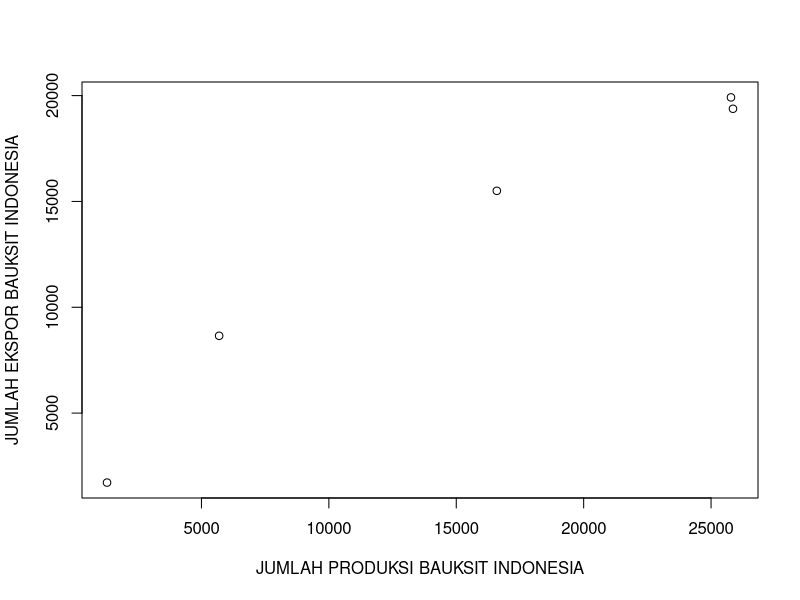
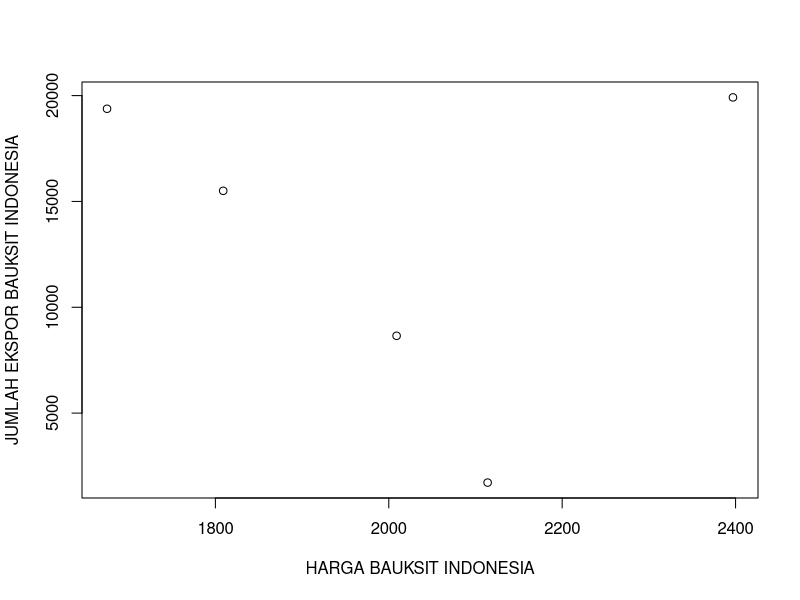
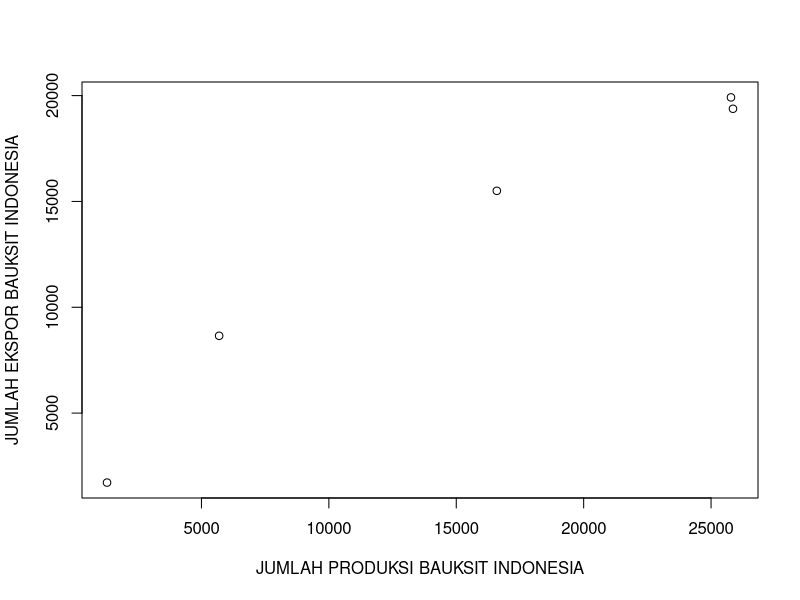
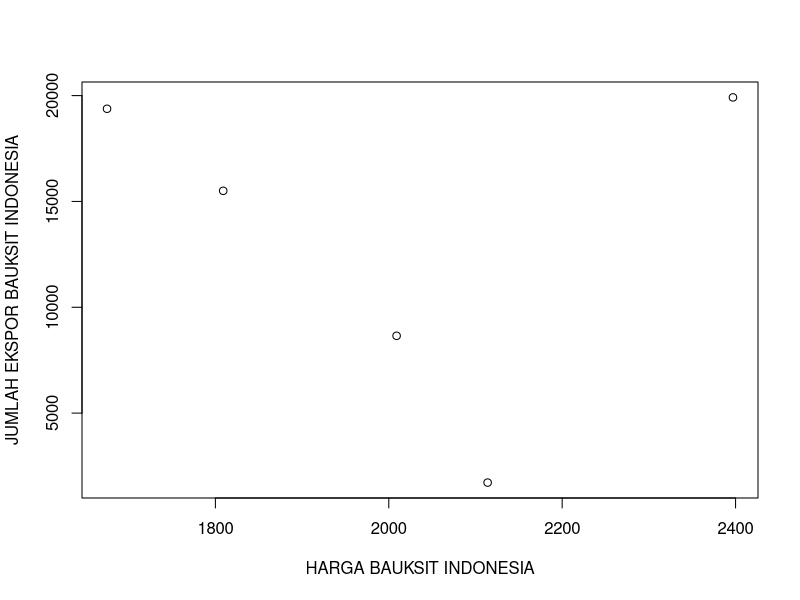
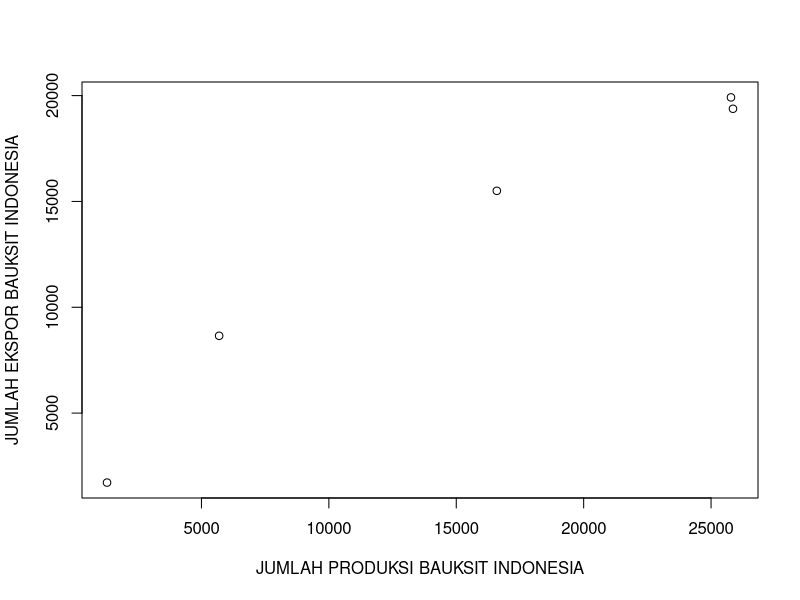
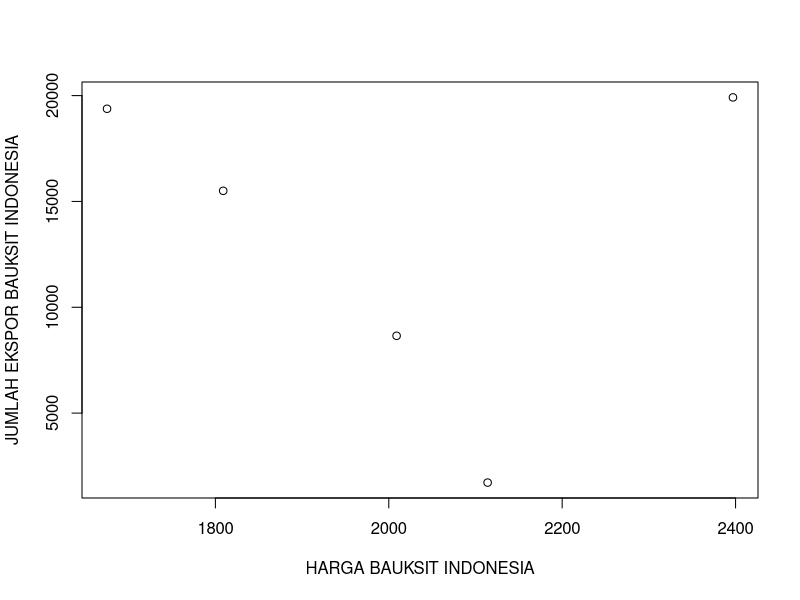
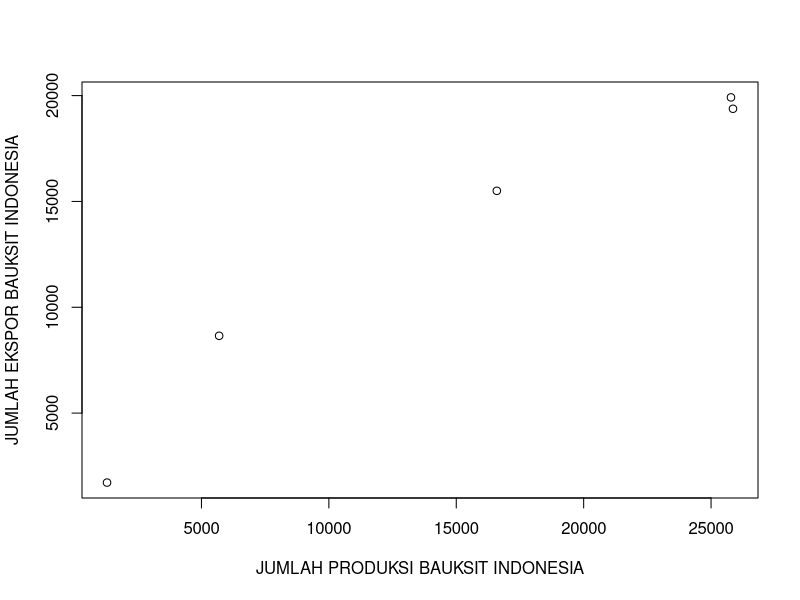
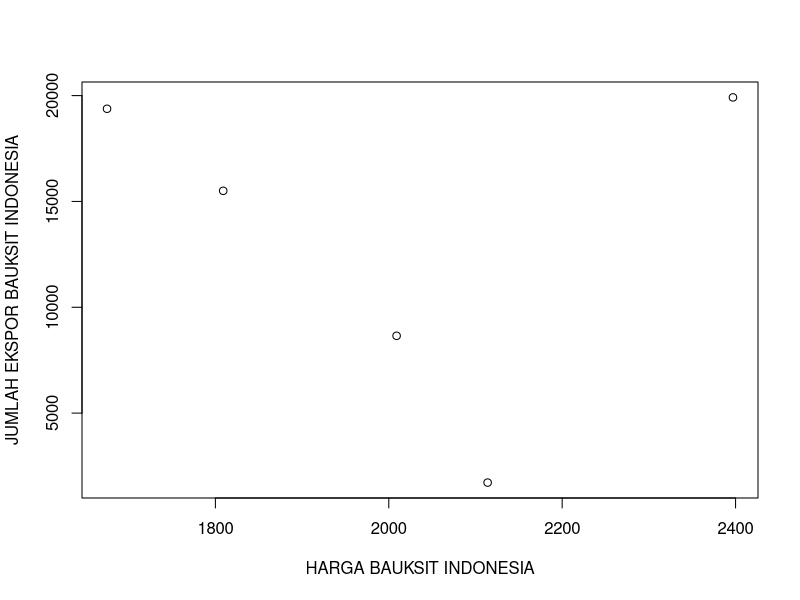

R code for these plots, in order:
## ---- chunk 1
setwd("D:/DATA EKSPOR BAUKSIT INDONESIA")
library('readxl')
library('tidyverse')
dat<-read_excel('Produksi Bauksit Indonesia.xlsx')
plot(dat$X1,dat$Y,xlab="JUMLAH PRODUKSI BAUKSIT INDONESIA",ylab="JUMLAH EKSPOR BAUKSIT INDONESIA")
plot(dat$X2,dat$Y,xlab="HARGA BAUKSIT INDONESIA",ylab="JUMLAH EKSPOR BAUKSIT INDONESIA")
reg1<-lm(Y~X1+X2,data=dat)
summary(reg1)
## ---- chunk 2
    setwd("D:/DATA EKSPOR BAUKSIT INDONESIA")
    library('readxl')
    library('tidyverse')
    dat<-read_excel('Produksi Bauksit Indonesia.xlsx')
    plot(dat$X1,dat$Y,xlab="JUMLAH PRODUKSI BAUKSIT INDONESIA",ylab="JUMLAH EKSPOR BAUKSIT INDONESIA")
## ---- chunk 3
    setwd("D:/DATA EKSPOR BAUKSIT INDONESIA")
    library('readxl')
    library('tidyverse')
    dat<-read_excel('Produksi Bauksit Indonesia.xlsx')
    plot(dat$X2,dat$Y,xlab="HARGA BAUKSIT INDONESIA",ylab="JUMLAH EKSPOR BAUKSIT INDONESIA")
## ---- chunk 4
    setwd("D:/DATA EKSPOR BAUKSIT INDONESIA")
    library('readxl')
    library('tidyverse')
    dat<-read_excel('Produksi Bauksit Indonesia.xlsx')
    plot(dat$X1,dat$Y,xlab="JUMLAH PRODUKSI BAUKSIT INDONESIA",ylab="JUMLAH EKSPOR BAUKSIT INDONESIA")
    plot(dat$X2,dat$Y,xlab="HARGA BAUKSIT INDONESIA",ylab="JUMLAH EKSPOR BAUKSIT INDONESIA")
    reg1<-lm(Y~X1+X2,data=dat)
    summary(reg1)
## ---- chunk 5
        setwd("D:/DATA EKSPOR BAUKSIT INDONESIA")
        library('readxl')
        library('tidyverse')
        dat<-read_excel('Produksi Bauksit Indonesia.xlsx')
        plot(dat$X1,dat$Y,xlab="JUMLAH PRODUKSI BAUKSIT INDONESIA",ylab="JUMLAH EKSPOR BAUKSIT INDONESIA")
        plot(dat$X2,dat$Y,xlab="HARGA BAUKSIT INDONESIA",ylab="JUMLAH EKSPOR BAUKSIT INDONESIA")
        reg1<-lm(Y~X1+X2,data=dat)
        summary(reg1)
        ggplot(data=dat,aes(x=X1,y=Y)) +
          geom_point() +
          labs(title="HUBUNGAN JUMLAH PRODUKSI BAUKSIT INDONESIA TERHADAP JUMLAH EKSPOR BAUKSIT INDONESIA",
               x1="PRODUKSI BAUKSIT INDONESIA",
               y="JUMLAH EKSPOR BAUKSI INDONESIA",
               caption = "sumber: BPS, TRADE MAP, DATABOKS")
## ---- chunk 6
        setwd("D:/DATA EKSPOR BAUKSIT INDONESIA")
        library('readxl')
        library('tidyverse')
        dat<-read_excel('Produksi Bauksit Indonesia.xlsx')
        plot(dat$X1,dat$Y,xlab="JUMLAH PRODUKSI BAUKSIT INDONESIA",ylab="JUMLAH EKSPOR BAUKSIT INDONESIA")
        plot(dat$X2,dat$Y,xlab="HARGA BAUKSIT INDONESIA",ylab="JUMLAH EKSPOR BAUKSIT INDONESIA")
        reg1<-lm(Y~X1+X2,data=dat)
        summary(reg1)
        ggplot(data=dat,aes(x=X2,y=Y)) +
          geom_point() +
          labs(title="HUBUNGAN HARGA BAUKSIT TERHADAP JUMLAH EKSPOR BAUKSIT INDONESIA",
               x2="HARGA BAUKSIT INDONESIA",
               y="JUMLAH EKSPOR BAUKSI INDONESIA",
               caption = "sumber: BPS, TRADE MAP, DATABOKS")
